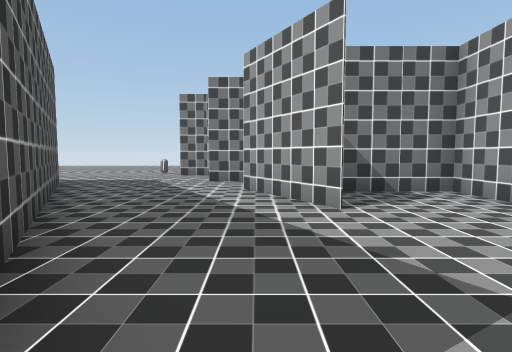
View 1 (above)

16 first-person views from a walk through a Unity game level. The camera is 1.3 m above the floor, tilts 4° down and sees 80° across. Doors are open. The floor is counted in squares, 2 m on a side. Each view is taken from the middle of a square. On the plan, view 1 faces up. The plan holds only what a view shows up to about 10 squares ahead; the rest is blank. The place goes on beyond the plan.

View 2
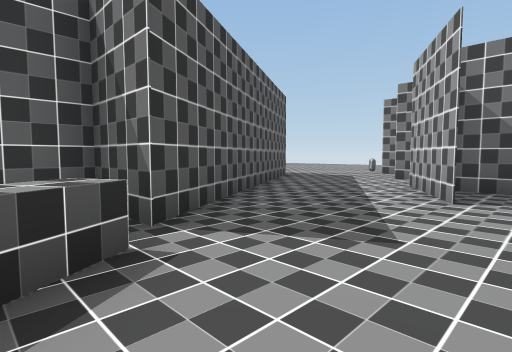

View 3
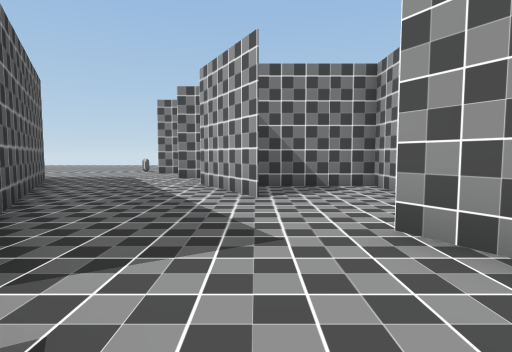

View 4
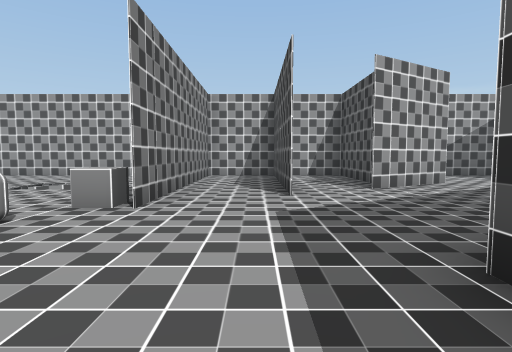

View 5
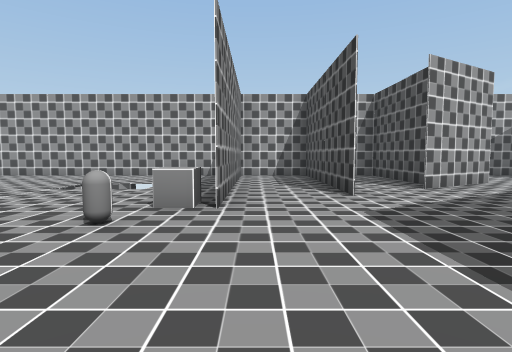

View 6
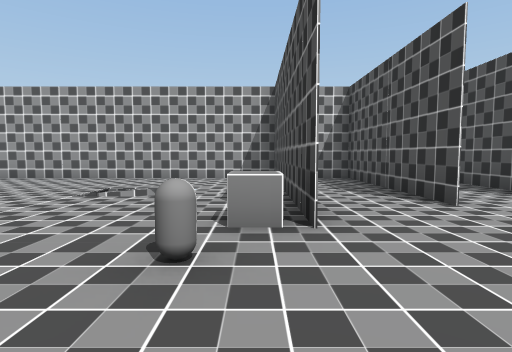

View 7
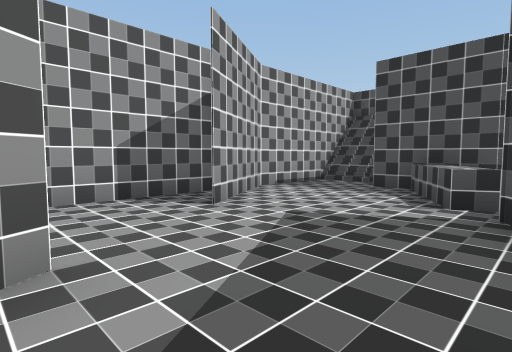

View 8
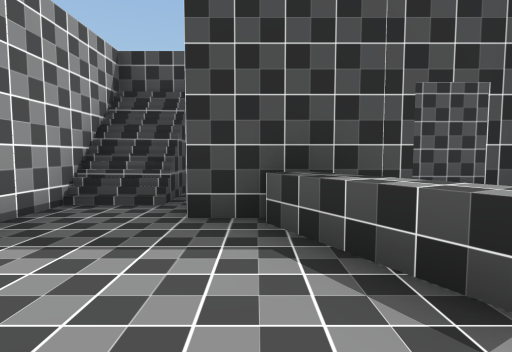

View 9
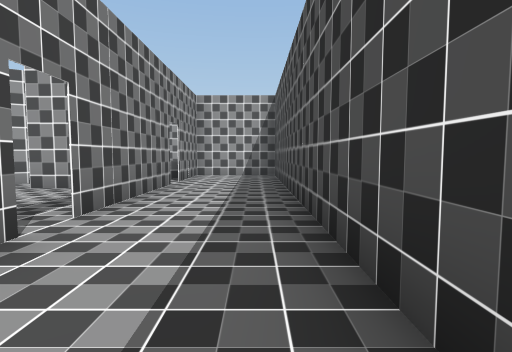

View 10
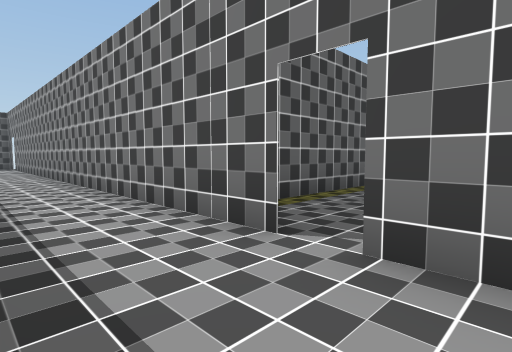

View 11
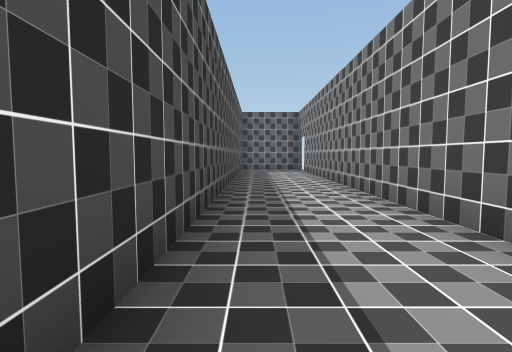

View 12
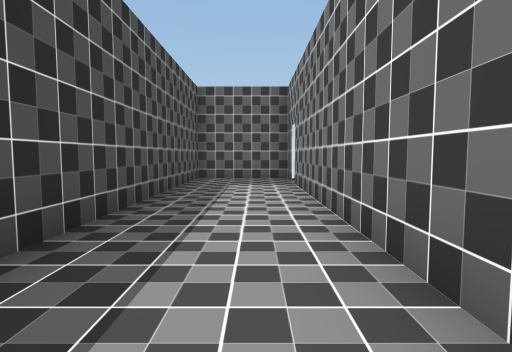

View 13
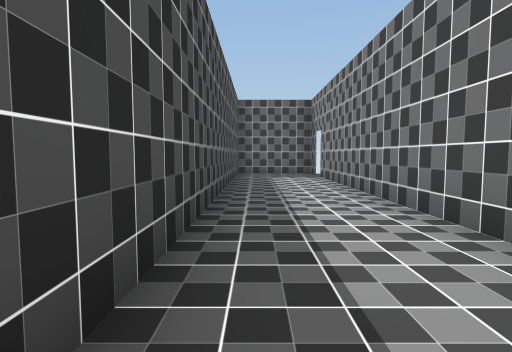

View 14
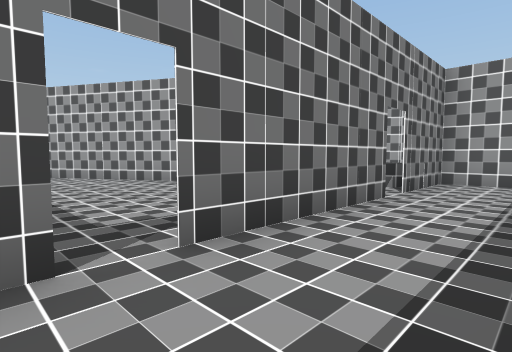

View 15
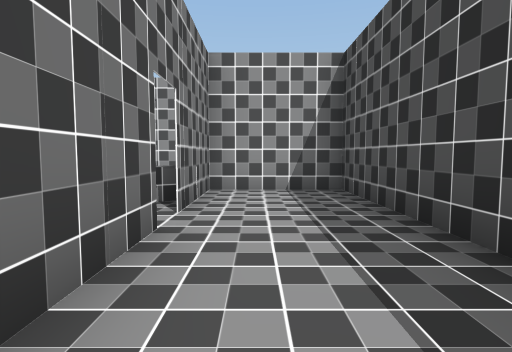

View 16
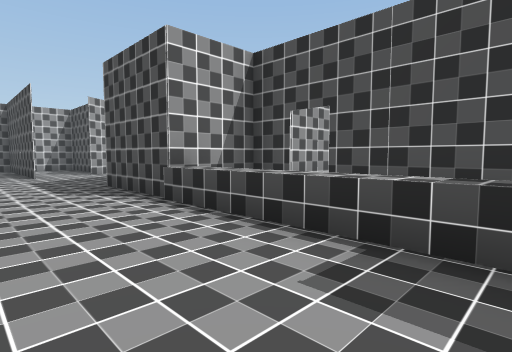

### Floor plan
Key: @ floor where view 1 was taken; # wall or solid block; x gap in a wall; . floor; / step, stairs or slope; D open door; ^ raised ledge; O other object.
Columns run from 22 left of view 1 to 4 right of it. Each row starts with its distance up from view 1.
 17                          .#
 16                         ..#
 15                        ...#
 14                      .....#
 13                     ......#
 12                    ...  ..#
 11                   ........#
 10                 ...OO.....#
  9            .........DD#####
  8            .........DD....#
  7            ....^###..DD####
  6            ^^^^#  #..DD...#
  5            #####  ##..#####
  4                #  .##..#..#
  3                # .. #..DD.#
  2                # ...##.DD.#
  1                #.....#...##
  0                #....##@..##
 -1                #....#.^...#
 -2 ##.##############x###.###.#
 -3 #.......................#/#
 -4 #.......................#/#
 -5 ###########################

Positions as (right, up) in squares from view 1, and headings:
1: (0, 0), facing up
2: (2, -1), facing up-left
3: (1, -1), facing up
4: (-6, 8), facing right
5: (-6, 9), facing right
6: (-5, 10), facing right
7: (-1, 4), facing down-right
8: (1, 1), facing down
9: (-8, -4), facing right
10: (-4, -4), facing up-left
11: (-8, -4), facing left
12: (-13, -3), facing left
13: (-11, -4), facing left
14: (-6, -4), facing up-right
15: (-4, -3), facing right
16: (-11, 9), facing down-right
